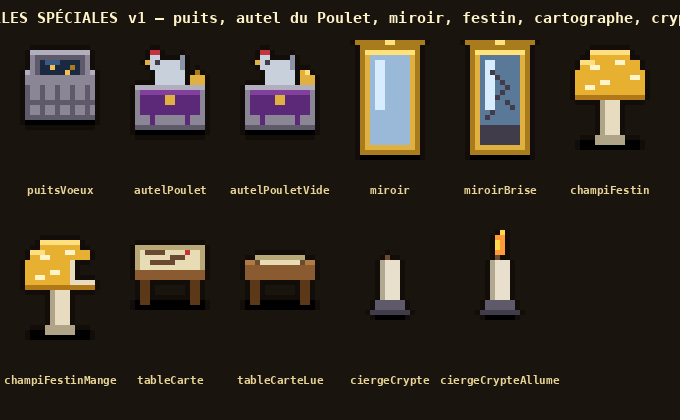

Source code (Python):
"""Salles spéciales v1 (Thomas, 2026-11-26 : « implémente les salles spéciales en test ») : les objets des six salles
proposées le 25/11, en essai (zone d'essai « Salles spéciales »).

  puitsVoeux        le puits aux vœux (margelle de pierre, eau sombre, quelques pièces qui brillent)
  autelPoulet       l'autel du Poulet (pierre, nappe violette, poulet d'argent) ; autelPouletVide : l'offrande faite
  miroir / miroirBrise   le grand miroir au cadre doré, puis brisé (le reflet en est sorti)
  champiFestin / champiFestinMange   le champignon géant comestible (chapeau doré tacheté), puis entamé
  tableCarte / tableCarteLue   la table du cartographe, sa carte déroulée, puis roulée
  ciergeCrypte / ciergeCrypteAllume   le cierge de la crypte, éteint puis allumé

  python3 art/salles_speciales_v1.py          → art/salles_speciales_v1.png
  python3 art/salles_speciales_v1.py export   → src/render/sprites/speciales.ts
"""
import os
import sys

sys.path.insert(0, os.path.dirname(os.path.abspath(__file__)))
from PIL import Image, ImageDraw  # noqa: E402

from pix import font, up, hexrgb  # noqa: E402
from dortoir_v2 import Sprite, C  # noqa: E402
from export_jeu_v4 import write  # noqa: E402

C.update({k: hexrgb(v) + (255,) for k, v in {
    "st": "#8a8696", "st_d": "#5e5a6a", "st_l": "#b2aebe", "st_k": "#403c4a",
    "water": "#1a2840", "water_l": "#3a5a84", "coin": "#f0c050", "coin_d": "#a87c1c",
    "vio": "#5c2878", "vio_l": "#80409c", "sil": "#c8d0dc", "sil_d": "#8a94a6", "comb": "#c4343c", "beak": "#e2b040",
    "gold": "#e0b040", "gold_d": "#a87c1c", "gold_l": "#ffe27a", "glass": "#9ab8d8", "glass_l": "#d8ecff", "glass_d": "#5a7898",
    "cap": "#e8b030", "cap_d": "#b07818", "cap_l": "#ffe080", "spot": "#fff3c8", "stem": "#e8dcc0", "stem_d": "#b0a488",
    "wood": "#8a5a30", "wood_d": "#5a3818", "wood_l": "#b07a44", "paper": "#e8dcb4", "paper_d": "#b8a878", "ink": "#6a4a30",
    "wax": "#e8e0cc", "wax_d": "#b0a890", "flame": "#ffd84a", "flame_o": "#ff9a3a", "shadow": "#00000050",
}.items()})


def well():
    s = Sprite(16, 18)
    s.r(1, 15, 14, 2, "shadow")
    s.r(1, 6, 14, 10, "st").r(1, 6, 14, 1, "st_l").r(1, 15, 14, 1, "st_d")
    for x in range(1, 15, 3):
        s.r(x, 9, 1, 6, "st_d")
    s.r(1, 12, 14, 1, "st_d")
    # L'ouverture, l'eau, des pièces.
    s.r(3, 3, 10, 4, "st_d").r(4, 4, 8, 3, "water").r(5, 4, 3, 1, "water_l")
    s.p(6, 5, "coin").p(9, 6, "coin").p(10, 5, "coin_d")
    s.r(2, 2, 12, 1, "st_l").r(2, 3, 1, 4, "st").r(13, 3, 1, 4, "st")
    return s.done()


def chicken_altar(empty=False):
    s = Sprite(16, 20)
    s.r(1, 17, 14, 2, "shadow")
    s.r(1, 9, 14, 9, "st").r(1, 9, 14, 1, "st_l").r(1, 17, 14, 1, "st_d")
    s.r(2, 10, 12, 5, "vio").r(2, 10, 12, 1, "vio_l").r(4, 15, 1, 2, "vio").r(11, 15, 1, 2, "vio")
    s.r(7, 11, 2, 2, "gold")
    # Le poulet d'argent sur l'autel.
    s.r(5, 5, 6, 4, "sil").r(6, 4, 4, 1, "sil").r(10, 3, 1, 3, "sil_d").r(4, 3, 2, 3, "sil")
    s.p(4, 2, "comb").p(5, 2, "comb").p(3, 4, "beak").p(5, 4, "st_k")
    if not empty:
        # Une coupe vide qui attend l'offrande.
        s.r(12, 7, 3, 2, "gold").r(13, 6, 1, 1, "gold_d")
    else:
        s.r(12, 7, 3, 2, "gold").p(13, 6, "cap_l").p(12, 6, "cap")
    return s.done()


def mirror(broken=False):
    s = Sprite(16, 24)
    s.r(2, 22, 12, 2, "shadow")
    s.r(2, 1, 12, 22, "gold_d").r(3, 2, 10, 20, "gold").r(3, 2, 10, 1, "gold_l")
    s.r(4, 3, 8, 18, "glass_d" if broken else "glass").r(5, 4, 2, 10, "glass_l")
    if broken:
        for (x, y) in [(6, 6), (7, 7), (8, 8), (9, 9), (8, 10), (7, 11), (9, 12), (10, 13), (6, 14), (5, 15)]:
            s.p(x, y, "st_k")
        s.r(4, 17, 8, 4, "st_k")
    s.r(1, 0, 14, 1, "gold_d").r(7, 0, 2, 1, "gold_l")
    return s.done()


def feast_mushroom(eaten=False):
    s = Sprite(16, 22)
    s.r(2, 20, 12, 2, "shadow")
    s.r(6, 12, 4, 9, "stem").r(6, 12, 1, 9, "stem_d").r(5, 19, 6, 2, "stem_d")
    # Le chapeau doré, tacheté.
    s.r(1, 6, 14, 6, "cap").r(2, 4, 12, 2, "cap").r(4, 2, 8, 2, "cap").r(1, 11, 14, 1, "cap_d")
    s.r(4, 2, 8, 1, "cap_l").r(2, 4, 3, 1, "cap_l")
    for (x, y) in [(4, 5), (9, 4), (12, 7), (6, 8), (3, 9)]:
        s.r(x, y, 2, 1, "spot")
    if eaten:
        s.r(10, 6, 5, 5, (0, 0, 0, 0)).r(10, 6, 1, 5, "stem").r(11, 10, 4, 1, "stem")
    return s.done()


def map_table(read=False):
    s = Sprite(16, 16)
    s.r(1, 14, 14, 2, "shadow")
    s.r(1, 6, 14, 4, "wood").r(1, 6, 14, 1, "wood_l").r(2, 10, 2, 5, "wood_d").r(12, 10, 2, 5, "wood_d")
    if not read:
        s.r(2, 3, 12, 5, "paper").r(2, 3, 12, 1, "paper_d").r(1, 3, 1, 5, "paper_d").r(14, 3, 1, 5, "paper_d")
        for (x, y, w) in [(3, 4, 4), (8, 5, 3), (4, 6, 5)]:
            s.r(x, y, w, 1, "ink")
        s.p(11, 4, "comb")
    else:
        s.r(3, 5, 10, 2, "paper").r(3, 5, 10, 1, "paper_d").p(3, 6, "ink").p(12, 6, "ink")
    return s.done()


def candle(lit=False):
    s = Sprite(16, 18)
    s.r(5, 16, 6, 2, "shadow")
    s.r(5, 14, 6, 3, "st_d").r(4, 16, 8, 1, "st_k")
    s.r(6, 6, 4, 8, "wax").r(6, 6, 1, 8, "wax_d").r(7, 5, 1, 1, "ink")
    if lit:
        s.r(7, 1, 2, 4, "flame_o").r(7, 2, 1, 2, "flame").p(8, 0, "flame")
    return s.done()


SPRITES = {
    "puitsVoeux": well, "autelPoulet": chicken_altar, "autelPouletVide": lambda: chicken_altar(True),
    "miroir": mirror, "miroirBrise": lambda: mirror(True), "champiFestin": feast_mushroom,
    "champiFestinMange": lambda: feast_mushroom(True), "tableCarte": map_table, "tableCarteLue": lambda: map_table(True),
    "ciergeCrypte": candle, "ciergeCrypteAllume": lambda: candle(True),
}


def main():
    W = 20 + 110 * 6
    sheet = Image.new("RGB", (W, 420), (26, 20, 14))
    d = ImageDraw.Draw(sheet)
    d.text((W // 2, 18), "SALLES SPÉCIALES v1 — puits, autel du Poulet, miroir, festin, cartographe, crypte", fill=(255, 243, 200), font=font(15), anchor="mm")
    for i, (name, fn) in enumerate(SPRITES.items()):
        im = up(fn().img(), 5)
        x = 20 + (i % 6) * 110
        y = 40 + (i // 6) * 190
        sheet.paste(im, (x, y), im)
        d.text((x + 40, y + 150), name, fill=(232, 212, 150), font=font(11), anchor="mm")
    out = os.path.join(os.path.dirname(os.path.abspath(__file__)), "salles_speciales_v1.png")
    sheet.save(out)
    print("art/salles_speciales_v1.png", sheet.size)


if __name__ == "__main__":
    if len(sys.argv) > 1 and sys.argv[1] == "export":
        os.chdir(os.path.join(os.path.dirname(os.path.abspath(__file__)), ".."))
        write("src/render/sprites/speciales.ts", "SPECIALES",
              "Salles spéciales v1 (art/salles_speciales_v1.png, Thomas 2026-11-26) : puits, autel du Poulet, miroir, festin, cartographe, crypte.",
              {k: fn().img() for k, fn in SPRITES.items()})
    else:
        main()
